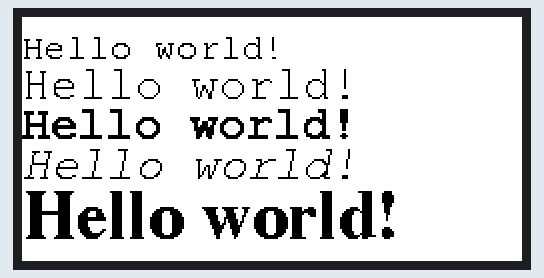
This sketch was run on a simulated ESP8266 (NodeMCU). On the bench: 250×122 colour display.

Above: at 15.1 s.

The sketch:

Fonts.ino
```cpp
// Include necessary libraries
#include <GxEPD2_4C.h>

// Include font definitions
#include <Fonts/FreeMono9pt7b.h>
#include <Fonts/FreeMono12pt7b.h>
#include <Fonts/FreeMonoBold12pt7b.h>
#include <Fonts/FreeMonoOblique12pt7b.h>
#include <Fonts/FreeSerifBold18pt7b.h>

// Define pins for Seeed Studio adapter board
const int EINK_BUSY = D5;   // D5
const int EINK_RST  = D0;   // D0
const int EINK_DC   = D3;   // D3
const int EINK_CS   = D1;   // D1
const int EINK_SCK  = D8;  // D8 (SCK)
const int EINK_MOSI = D10;  // D10 (MOSI)


// Create display object
GxEPD2_4C<GxEPD2_213c_GDEY0213F51, GxEPD2_213c_GDEY0213F51::HEIGHT> display(GxEPD2_213c_GDEY0213F51(EINK_CS, EINK_DC, EINK_RST, EINK_BUSY));

void setup()
{
  // Initialize the e-paper
  display.init(115200);
  display.setFullWindow();
  display.fillScreen(GxEPD_WHITE);
  display.setRotation(1);

  // Initialize text parameters
  display.setTextColor(GxEPD_BLACK);
  display.setTextSize(1);

  // Print with different fonts

  display.setFont(&FreeMono9pt7b);
  display.setCursor(0, 20);
  display.print ("Hello world!");

  display.setFont(&FreeMono12pt7b);
  display.setCursor(0, 40);
  display.print ("Hello world!");

  display.setFont(&FreeMonoBold12pt7b);
  display.setCursor(0, 60);
  display.print ("Hello world!");

  display.setFont(&FreeMonoOblique12pt7b);
  display.setCursor(0, 80);
  display.print ("Hello world!");

  display.setFont(&FreeSerifBold18pt7b);
  display.setCursor(0, 110);
  display.print ("Hello world!");

  // Update ePaper
  display.display ();
}

void loop() {
  // Does nothing
}
```
